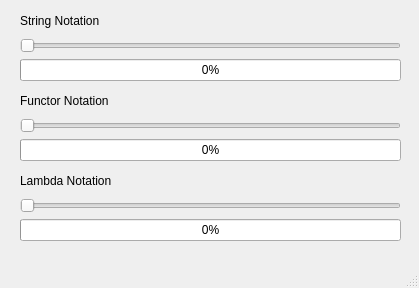
<?xml version="1.0" encoding="UTF-8"?>
<ui version="4.0">
 <class>MainWindow</class>
 <widget class="QMainWindow" name="MainWindow">
  <property name="geometry">
   <rect>
    <x>0</x>
    <y>0</y>
    <width>419</width>
    <height>288</height>
   </rect>
  </property>
  <property name="windowTitle">
   <string>Demo Signals And Slots</string>
  </property>
  <widget class="QWidget" name="centralwidget">
   <widget class="QWidget" name="layoutWidget">
    <property name="geometry">
     <rect>
      <x>20</x>
      <y>90</y>
      <width>381</width>
      <height>71</height>
     </rect>
    </property>
    <layout class="QGridLayout" name="gridLayout_2">
     <item row="0" column="0">
      <widget class="QLabel" name="label_2">
       <property name="text">
        <string>Functor Notation</string>
       </property>
      </widget>
     </item>
     <item row="1" column="0">
      <widget class="QSlider" name="functorSlider">
       <property name="minimum">
        <number>1</number>
       </property>
       <property name="maximum">
        <number>100</number>
       </property>
       <property name="orientation">
        <enum>Qt::Horizontal</enum>
       </property>
      </widget>
     </item>
     <item row="2" column="0">
      <widget class="QProgressBar" name="functorbar">
       <property name="minimum">
        <number>1</number>
       </property>
       <property name="value">
        <number>1</number>
       </property>
      </widget>
     </item>
    </layout>
   </widget>
   <widget class="QWidget" name="layoutWidget_2">
    <property name="geometry">
     <rect>
      <x>20</x>
      <y>170</y>
      <width>381</width>
      <height>71</height>
     </rect>
    </property>
    <layout class="QGridLayout" name="gridLayout_3">
     <item row="0" column="0">
      <widget class="QLabel" name="label_3">
       <property name="text">
        <string>Lambda Notation</string>
       </property>
      </widget>
     </item>
     <item row="1" column="0">
      <widget class="QSlider" name="lambdaSlider">
       <property name="minimum">
        <number>1</number>
       </property>
       <property name="maximum">
        <number>100</number>
       </property>
       <property name="orientation">
        <enum>Qt::Horizontal</enum>
       </property>
      </widget>
     </item>
     <item row="2" column="0">
      <widget class="QProgressBar" name="lambdaBar">
       <property name="minimum">
        <number>1</number>
       </property>
       <property name="value">
        <number>1</number>
       </property>
      </widget>
     </item>
    </layout>
   </widget>
   <widget class="QWidget" name="">
    <property name="geometry">
     <rect>
      <x>20</x>
      <y>10</y>
      <width>381</width>
      <height>71</height>
     </rect>
    </property>
    <layout class="QGridLayout" name="gridLayout">
     <item row="0" column="0">
      <widget class="QLabel" name="label">
       <property name="text">
        <string>String Notation</string>
       </property>
      </widget>
     </item>
     <item row="1" column="0">
      <widget class="QSlider" name="stringSlider">
       <property name="minimum">
        <number>1</number>
       </property>
       <property name="maximum">
        <number>100</number>
       </property>
       <property name="orientation">
        <enum>Qt::Horizontal</enum>
       </property>
      </widget>
     </item>
     <item row="2" column="0">
      <widget class="QProgressBar" name="stringBar">
       <property name="minimum">
        <number>1</number>
       </property>
       <property name="value">
        <number>1</number>
       </property>
      </widget>
     </item>
    </layout>
   </widget>
  </widget>
  <widget class="QMenuBar" name="menubar">
   <property name="geometry">
    <rect>
     <x>0</x>
     <y>0</y>
     <width>419</width>
     <height>22</height>
    </rect>
   </property>
  </widget>
  <widget class="QStatusBar" name="statusbar"/>
 </widget>
 <resources/>
 <connections/>
</ui>
